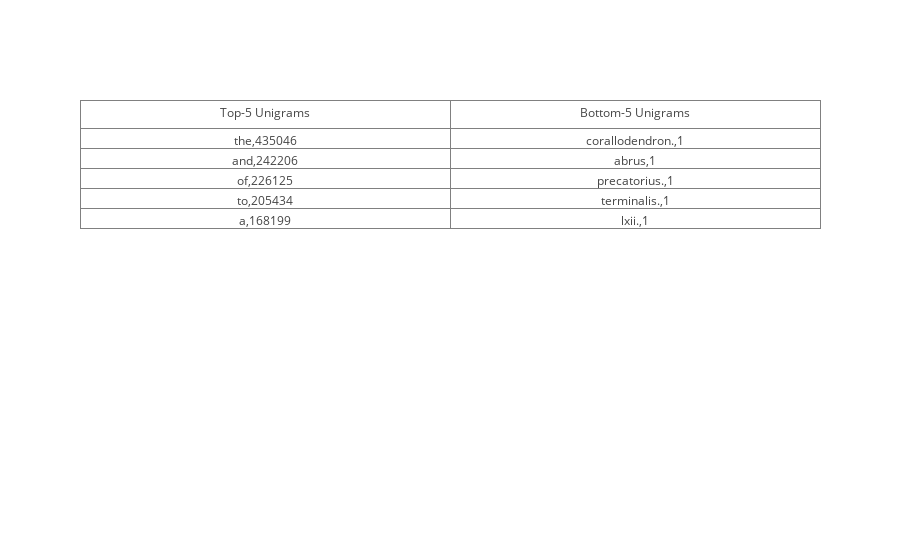

Notebook cell for this chart:
### Markdown cell above
**<h2>Tokenising 100 Files in the Corpus sentence-wise first and then word-wise.<h2/>**
<h3>All the tokenising into sentences and word-tokens is done in the below cell.Furthermore for spelling prediction I have made spelling n-grams as well in the below-cell.<br/>
After that I have plotted the top-10 and bottom-10 occurring unigrams in a table.</h3>

### Code cell
import re
import os
import glob
import ast
from ipy_table import *
from plotly.offline import download_plotlyjs, init_notebook_mode, plot, iplot
init_notebook_mode(connected=True)
from plotly.graph_objs import *
import math



regex_str = [
            r"[\w]+\-[\w]+\-[\w]+\-[\w]+\-[\w]+",          # HYPHEN
            r"\w+(?:-\w+)+",
            r"[\w]+\'[\w]+",          #APOSTROPHE  
            r"\b[A-Z][a-zA-Z\.]*[A-Z]\b\.?",        # Abbreviations
            r"[a-zA-Z]+",  #normal words
            r"[^\s\,\?\!\-\_\:\"\'\;]+", 
            r"[^\s]", #anything but space
]

sentences_str = [
        r"([A-Z][^\.!?]*[\.!?])"
]
tokens_re = re.compile(r'('+'|'.join(regex_str)+')', re.VERBOSE | re.IGNORECASE)
sentences_re = re.compile(r'('+'|'.join(sentences_str)+')',re.VERBOSE | re.IGNORECASE)

def sentence_tokenize(s):
    return sentences_re.findall(s)
    

def tokenize(s):
    return tokens_re.findall(s)

def preprocess(s, lowercase=False):
    tokens = tokenize(s)
    return tokens


arr = [] 
path = './../Gutenberg/txt/'

tokens_i_do_not_want = {",",'"'," ","-","!",";","_",":"}
spelling_unigrams = {}
spelling_bigrams = {}
spelling_trigrams = {}
unigrams = {}
bigrams = {}
trigrams = {}
kn_unigram_probs = {}
kn_bigram_probs = {}
lp_bigram_probs = {}
count = 0 
for filename in glob.glob(os.path.join(path, '*.txt')):
    count = count + 1
    if count <= 100:
        f1 = open(filename, 'r')
        varLine = f1.read()
        bArray = varLine.replace("\n"," ")
        bArray = sentence_tokenize(bArray)

        for sentences in bArray:
            l = preprocess(sentences[0])

            for word in l:
                word = word.lower()
                if word not in tokens_i_do_not_want:
                    if word not in unigrams:
                        unigrams[word] = 0
                    unigrams[word] += 1
                    for index,elements in enumerate(word):
                        """ bigram  frequency """
                        if index < len(word) - 1:
                            w1 = word[index].lower()
                            w2 = word[index+1].lower()
                            spelling_gram = w1 + w2
                            if spelling_gram in spelling_bigrams:
                                spelling_bigrams[ spelling_gram ] = spelling_bigrams[ spelling_gram ] + 1
                            else:
                                spelling_bigrams[ spelling_gram ] = 1
                           
                            if word[index] not in spelling_unigrams:
                                spelling_unigrams[word[index]] = 0
                            spelling_unigrams[word[index]] += 1
                        else:
                            if word[index] not in spelling_unigrams:
                                spelling_unigrams[word[index]] = 0
                            spelling_unigrams[word[index]] += 1
                        
                        """ trigram frequency"""
                        
                        if index < len(word) - 2:
                            w1 = word[index].lower()
                            w2 = word[index+1].lower()
                            w3 = word[index+2].lower()
                            spelling_gram = w1 + w2 + w3
                            if spelling_gram in spelling_trigrams:
                                spelling_trigrams[ spelling_gram ] = spelling_trigrams[ spelling_gram ] + 1
                            else:
                                spelling_trigrams[ spelling_gram ] = 1
                    
                    
            for index, word in enumerate(l):
                if index < len(l) - 1:
                    # we only look at indices up to the
                    # next-to-last word, as this is
                    # the last one at which a bigram starts
                    w1 = l[index].lower()
                    w2 = l[index + 1].lower()
                    # bigram is a tuple,
                    # like a list, but fixed.
                    # Tuples can be keys in a dictionary
                    if w1 not in tokens_i_do_not_want and w2 not in tokens_i_do_not_want:
                        bigram = w1 + " " + w2
                        if bigram in bigrams:
                            bigrams[ bigram ] = bigrams[ bigram ] + 1
                        else:
                            bigrams[ bigram ] = 1
                else:
                    break


    f1.close()



sorted_tokens = sorted(unigrams.items(), key = lambda x: x[1], reverse=True)


trace = go.Table(
    header=dict(values=['Top-5 Unigrams', 'Bottom-5 Unigrams']),
    cells=dict(values=[sorted_tokens[0:5],
                       sorted_tokens[-5:]]))

data = [trace] 
iplot(data, filename = 'basic_table')

### Figure 1 — Plotly figure (JSON) as saved in the notebook; plotly's stock layout.template omitted (floating-point values rounded to 4 significant figures)
{"data": [{"cells": {"values": [[["the", 435046], ["and", 242206], ["of", 226125], ["to", 205434], ["a", 168199]], [["corallodendron.", 1], ["abrus", 1], ["precatorius.", 1], ["terminalis.", 1], ["lxii.", 1]]]}, "header": {"values": ["Top-5 Unigrams", "Bottom-5 Unigrams"]}, "type": "table", "uid": "0b46b894-a4d2-11e8-af31-704d7b35a89d"}], "layout": {}}
